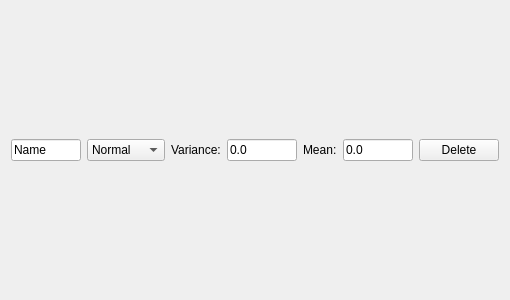
<?xml version="1.0" encoding="UTF-8"?>
<ui version="4.0">
 <class>DistListItem</class>
 <widget class="QWidget" name="DistListItem">
  <property name="geometry">
   <rect>
    <x>0</x>
    <y>0</y>
    <width>510</width>
    <height>300</height>
   </rect>
  </property>
  <property name="windowTitle">
   <string>Form</string>
  </property>
  <layout class="QHBoxLayout" name="horizontalLayout">
   <item>
    <widget class="QLineEdit" name="name_input">
     <property name="text">
      <string>Name</string>
     </property>
    </widget>
   </item>
   <item>
    <widget class="QComboBox" name="type_combo">
     <item>
      <property name="text">
       <string>Normal</string>
      </property>
     </item>
     <item>
      <property name="text">
       <string>Bernoulli</string>
      </property>
     </item>
    </widget>
   </item>
   <item>
    <widget class="QLabel" name="variance_label">
     <property name="text">
      <string>Variance:</string>
     </property>
     <property name="buddy">
      <cstring>variance_input</cstring>
     </property>
    </widget>
   </item>
   <item>
    <widget class="QLineEdit" name="variance_input">
     <property name="text">
      <string>0.0</string>
     </property>
    </widget>
   </item>
   <item>
    <widget class="QLabel" name="mean_label">
     <property name="text">
      <string>Mean:</string>
     </property>
     <property name="buddy">
      <cstring>mean_input</cstring>
     </property>
    </widget>
   </item>
   <item>
    <widget class="QLineEdit" name="mean_input">
     <property name="text">
      <string>0.0</string>
     </property>
    </widget>
   </item>
   <item>
    <widget class="QPushButton" name="pushButton">
     <property name="text">
      <string>Delete</string>
     </property>
    </widget>
   </item>
  </layout>
 </widget>
 <resources/>
 <connections/>
</ui>
